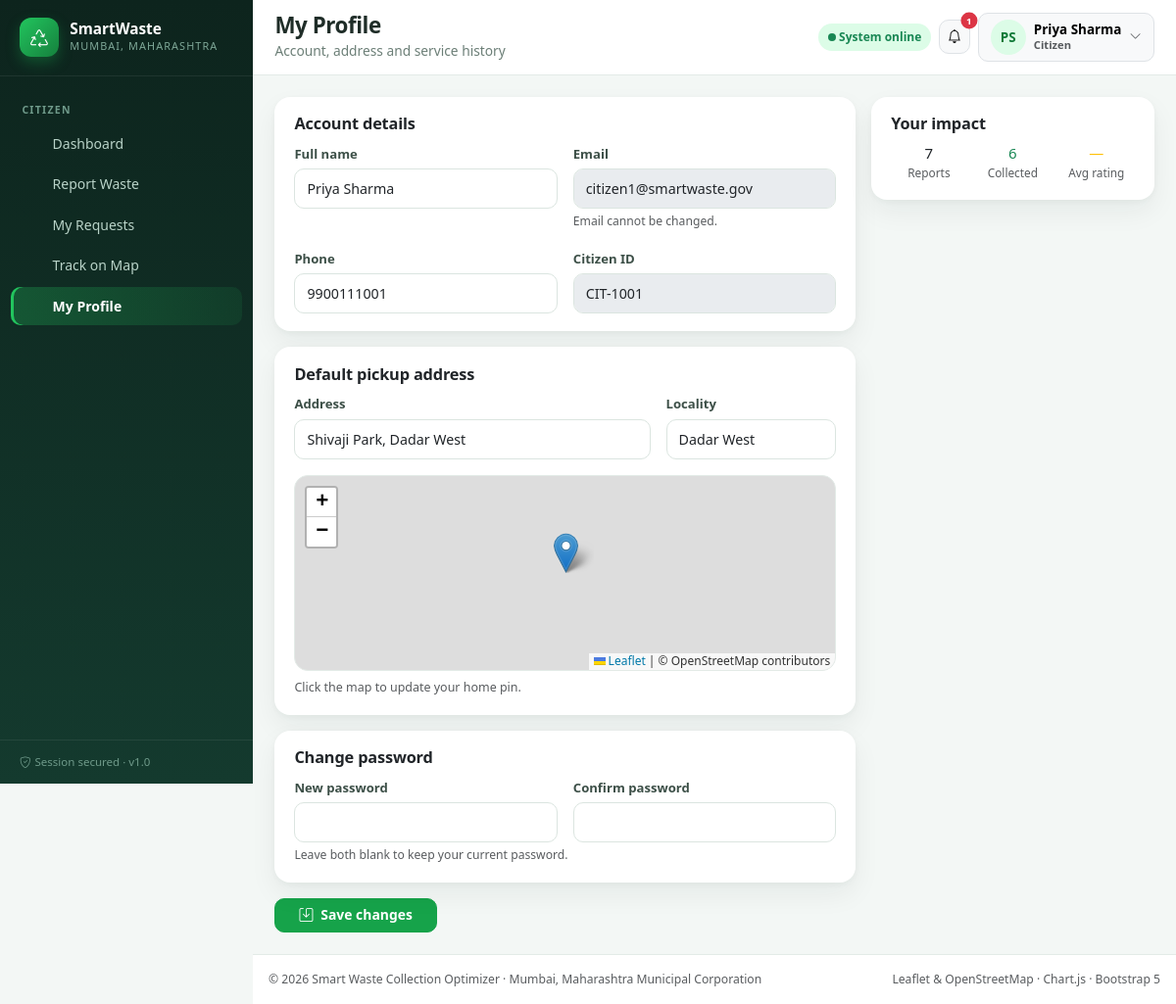
The page /citizen/profile.php (signed in) on the database its author committed.
### tables this page shows
CREATE TABLE `users` (
  `id`            INT UNSIGNED NOT NULL AUTO_INCREMENT,
  `full_name`     VARCHAR(120)  NOT NULL,
  `email`         VARCHAR(150)  NOT NULL,
  `password_hash` VARCHAR(255)  NOT NULL,           
  `phone`         VARCHAR(20)   DEFAULT NULL,
  `role`          ENUM('citizen','admin','worker') NOT NULL DEFAULT 'citizen',
  `status`        ENUM('active','inactive') NOT NULL DEFAULT 'active',
  `avatar`        VARCHAR(255)  DEFAULT NULL,
  `last_login_at` DATETIME      DEFAULT NULL,
  `password_reset_token`   VARCHAR(255) DEFAULT NULL,  
  `password_reset_expires` DATETIME     DEFAULT NULL,  
  `created_at`    TIMESTAMP     NOT NULL DEFAULT CURRENT_TIMESTAMP,
  `updated_at`    TIMESTAMP     NOT NULL DEFAULT CURRENT_TIMESTAMP ON UPDATE CURRENT_TIMESTAMP,
  PRIMARY KEY (`id`),
  UNIQUE KEY `uq_users_email` (`email`),
  KEY `idx_users_role` (`role`)
);

CREATE TABLE `citizens` (
  `id`           INT UNSIGNED NOT NULL AUTO_INCREMENT,
  `user_id`      INT UNSIGNED NOT NULL,
  `citizen_code` VARCHAR(20)  NOT NULL,
  `address`      VARCHAR(255) DEFAULT NULL,
  `city`         VARCHAR(80)  DEFAULT 'Mumbai',
  `locality`     VARCHAR(120) DEFAULT NULL,
  `latitude`     DECIMAL(10,7) DEFAULT NULL,
  `longitude`    DECIMAL(10,7) DEFAULT NULL,
  `total_reports` INT UNSIGNED NOT NULL DEFAULT 0,
  `created_at`   TIMESTAMP    NOT NULL DEFAULT CURRENT_TIMESTAMP,
  PRIMARY KEY (`id`),
  UNIQUE KEY `uq_citizens_user` (`user_id`),
  UNIQUE KEY `uq_citizens_code` (`citizen_code`),
  CONSTRAINT `fk_citizens_user` FOREIGN KEY (`user_id`)
      REFERENCES `users` (`id`) ON DELETE CASCADE ON UPDATE CASCADE
);

### includes/functions.php (called while the page is built, shortened)
<?php
require_once __DIR__ . '/../config/database.php';
function e($value): string
{
    return htmlspecialchars((string) $value, ENT_QUOTES, 'UTF-8');
}

### includes/auth.php (called while the page is built, shortened)
<?php
require_once __DIR__ . '/functions.php';
function current_user_id(): ?int
{
    return isset($_SESSION['user_id']) ? (int) $_SESSION['user_id'] : null;
}
function current_user(): ?array
{
    static $cache = null;
    static $cachedId = -1;
    $id = current_user_id();
    if ($cache !== null && $cachedId === $id) {
        return $cache;
    }
    $cache = db_row('SELECT * FROM users WHERE id = ? AND status = "active"', [$id]);
    $cachedId = $id;
    return $cache;
}
function current_citizen(): ?array
{
    $id = current_user_id();
    $cache = db_row('SELECT * FROM citizens WHERE user_id = ? LIMIT 1', [$id]);
    return $cache;
}

### config/database.php (called while the page is built, shortened)
<?php
function db(): PDO
{
    static $pdo = null;
    if ($pdo instanceof PDO) {
        return $pdo;
    }
    $dsn = sprintf(
        'mysql:host=%s;port=%s;dbname=%s;charset=%s',
        DB_HOST,
        DB_PORT,
        DB_NAME,
        DB_CHARSET
    );
    $options = [
        PDO::ATTR_ERRMODE            => PDO::ERRMODE_EXCEPTION,
        PDO::ATTR_DEFAULT_FETCH_MODE => PDO::FETCH_ASSOC,
        PDO::ATTR_EMULATE_PREPARES   => false,
        PDO::ATTR_STRINGIFY_FETCHES  => false,
    ];
    try {
        $pdo = new PDO($dsn, DB_USER, DB_PASS, $options);
    } catch (PDOException $e) {
        http_response_code(500);
        if (APP_DEBUG) {
            exit('Database connection failed: ' . $e->getMessage());
        }
        error_log('DB connection failed: ' . $e->getMessage());
        exit('Database connection failed. Please check config/database.php.');
    }
    return $pdo;
}
function db_query(string $sql, array $params = []): PDOStatement
{
    $stmt = db()->prepare($sql);
    $stmt->execute($params);
    return $stmt;
}
function db_row(string $sql, array $params = []): ?array
{
    $row = db_query($sql, $params)->fetch();
    return $row === false ? null : $row;
}
function db_all(string $sql, array $params = []): array
{
    return db_query($sql, $params)->fetchAll();
}
function db_value(string $sql, array $params = [], $default = null)
{
    $val = db_query($sql, $params)->fetchColumn();
    return $val === false ? $default : $val;
}

### citizen/profile.php (the view, shortened to what this page needs)
<?php
require_once __DIR__ . '/../includes/auth.php';
$user    = current_user();
$citizen = current_citizen() ?? [];
$myRequests = db_all('SELECT * FROM waste_requests WHERE citizen_id = ? ORDER BY created_at DESC',
                     [(int) ($citizen['id'] ?? 0)]);
$rated = array_filter($myRequests, fn($r) => $r['citizen_rating'] !== null);
$avgRating = $rated ? round(array_sum(array_map(fn($r) => (int) $r['citizen_rating'], $rated)) / count($rated), 1) : 0;
$pageTitle    = 'My Profile';
$pageSubtitle = 'Account, address and service history';
$activeNav    = 'profile';
require __DIR__ . '/../includes/header.php';
?>
<div class="row g-3">
  <div class="col-lg-8">
    <form method="post">
      <div class="card card-soft mb-3">
        <div class="card-body">
          <h5 class="section-title">Account details</h5>
          <div class="row g-3">
            <div class="col-md-6">
              <label class="form-label fw-600">Full name</label>
              <input type="text" name="full_name" class="form-control" required value="<?= e($user['full_name']) ?>">
            </div>
            <div class="col-md-6">
              <label class="form-label fw-600">Email</label>
              <input type="email" class="form-control" value="<?= e($user['email']) ?>" disabled>
              <div class="form-text">Email cannot be changed.</div>
            </div>
            <div class="col-md-6">
              <label class="form-label fw-600">Phone</label>
              <input type="tel" name="phone" class="form-control" value="<?= e($user['phone'] ?? '') ?>">
            </div>
            <div class="col-md-6">
              <label class="form-label fw-600">Citizen ID</label>
              <input type="text" class="form-control mono" value="<?= e($citizen['citizen_code'] ?? '—') ?>" disabled>
            </div>
          </div>
        </div>
      </div>
      <div class="card card-soft mb-3">
        <div class="card-body">
          <h5 class="section-title">Default pickup address</h5>
          <div class="row g-3">
            <div class="col-md-8">
              <label class="form-label fw-600">Address</label>
              <input type="text" name="address" class="form-control" required value="<?= e($citizen['address'] ?? '') ?>">
            </div>
            <div class="col-md-4">
              <label class="form-label fw-600">Locality</label>
              <input type="text" name="locality" class="form-control" value="<?= e($citizen['locality'] ?? '') ?>">
            </div>
            <div class="col-12">
              <div id="profileMap" style="height:200px;border-radius:14px;border:1px solid var(--sw-line)"
                   data-lat="<?= e($citizen['latitude'] ?? '') ?>" data-lng="<?= e($citizen['longitude'] ?? '') ?>"></div>
              <p class="text-muted mt-2 mb-0" style="font-size:.78rem">Click the map to update your home pin.</p>
            </div>
          </div>
        </div>
      </div>
      <div class="card card-soft mb-3">
        <div class="card-body">
          <h5 class="section-title">Change password</h5>
          <div class="row g-3">
            <div class="col-md-6">
              <label class="form-label fw-600">New password</label>
              <input type="password" name="new_password" class="form-control" minlength="6" autocomplete="new-password">
            </div>
            <div class="col-md-6">
              <label class="form-label fw-600">Confirm password</label>
              <input type="password" name="confirm_password" class="form-control" minlength="6" autocomplete="new-password">
            </div>
          </div>
          <p class="form-text mb-0">Leave both blank to keep your current password.</p>
        </div>
      </div>
      <button class="btn btn-success px-4"><i class="bi bi-save me-2"></i>Save changes</button>
    </form>
  </div>
  <div class="col-lg-4">
    <div class="card card-soft mb-3">
      <div class="card-body">
        <h5 class="section-title">Your impact</h5>
        <div class="row text-center g-2">
          <div class="col-4">
            <div class="kpi-value"><?= count($myRequests) ?></div>
            <div class="text-muted" style="font-size:.74rem">Reports</div>
          </div>
          <div class="col-4">
            <div class="kpi-value text-success">
              <?= count(array_filter($myRequests, fn($r) => in_array($r['status'], ['collected','verified'], true))) ?>
            </div>
            <div class="text-muted" style="font-size:.74rem">Collected</div>
          </div>
          <div class="col-4">
            <div class="kpi-value text-warning"><?= $avgRating ?: '—' ?></div>
            <div class="text-muted" style="font-size:.74rem">Avg rating</div>
          </div>
        </div>
      </div>
    </div>
  </div>
</div>
<?php
require __DIR__ . '/../includes/footer.php';

### includes/header.php (shortened to what this page needs)
<?php
require_once __DIR__ . '/auth.php';
$pageTitle    = $pageTitle    ?? APP_NAME;
$pageSubtitle = $pageSubtitle ?? '';
$activeNav    = $activeNav    ?? '';
$bodyClass    = $bodyClass    ?? '';
$user         = current_user();
$role         = current_role();
$unread = 0;
if ($user) {
    $unread = (int) db_value('SELECT COUNT(*) FROM notifications WHERE user_id = ? AND is_read = 0', [$user['id']], 0);
}
function nav_items(string $role): array
{
    return [
        'home'    => ['bi-house-door',   'Dashboard',    '/citizen/dashboard.php'],
        'report'  => ['bi-megaphone',    'Report Waste', '/citizen/report.php'],
        'reqs'    => ['bi-list-ul',      'My Requests',  '/citizen/requests.php'],
        'track'   => ['bi-geo-alt',      'Track on Map', '/citizen/track.php'],
        'profile' => ['bi-person-circle','My Profile',   '/citizen/profile.php'],
    ];
}
$NAV = nav_items($role ?? 'citizen');
$roleLabel = ['admin' => 'Municipal Authority', 'worker' => 'Collection Team', 'citizen' => 'Citizen'][$role ?? 'citizen'] ?? 'Guest';
$initials = function_exists('mb_substr')
    ? mb_strtoupper(mb_substr($user['full_name'] ?? 'G', 0, 1) . mb_substr(explode(' ', $user['full_name'] ?? 'U')[1] ?? '', 0, 1))
    : strtoupper(substr($user['full_name'] ?? 'G', 0, 2));
?>
<!DOCTYPE html>
<html lang="en">
<head>
<link href="https://cdn.jsdelivr.net/npm/bootstrap@5.3.3/dist/css/bootstrap.min.css" rel="stylesheet">
<link href="https://cdn.jsdelivr.net/npm/bootstrap-icons@1.11.3/font/bootstrap-icons.min.css" rel="stylesheet">
<link href="https://unpkg.com/leaflet@1.9.4/dist/leaflet.css" rel="stylesheet">
<link href="<?= APP_URL ?>/assets/css/style.css" rel="stylesheet">
</head>
<body class="<?= e($bodyClass) ?>">
<div class="app-shell">
  <aside class="sidebar" id="appSidebar">
    <div class="sidebar-brand">
      <div class="logo"><i class="bi bi-recycle"></i></div>
      <div>
        <div class="brand-name"><?= e(APP_SHORT) ?></div>
        <div class="brand-sub"><?= e(APP_CITY) ?></div>
      </div>
    </div>
    <nav class="sidebar-nav">
      <div class="nav-label"><?= e($roleLabel) ?></div>
      <?php foreach ($NAV as $key => [$icon, $label, $url]):
        $badge = nav_badge($key); ?>
        <a class="nav-link <?= $activeNav === $key ? 'active' : '' ?>" href="<?= e(APP_URL . $url) ?>">
          <i class="bi bi-<?= e($icon) ?>"></i><span><?= e($label) ?></span>
        </a>
      <?php endforeach; ?>
    </nav>
    <div class="sidebar-footer">
      <i class="bi bi-shield-check me-1"></i>Session secured &middot; v1.0
    </div>
  </aside>
  <div class="app-main">
    <header class="topbar">
      <div class="flex-grow-1 min-w-0">
        <h1 class="page-title text-truncate"><?= e($pageTitle) ?></h1>
        <?php if ($pageSubtitle): ?>
          <p class="page-sub text-truncate"><?= e($pageSubtitle) ?></p>
        <?php endif; ?>
      </div>
      <div class="d-flex align-items-center gap-2">
        <span class="d-none d-md-inline pill bg-success-subtle text-success">
          <span class="status-dot bg-success"></span> System online
        </span>
        <div class="dropdown">
          <button class="btn btn-light border position-relative px-2" data-bs-toggle="dropdown" aria-label="Notifications">
            <i class="bi bi-bell"></i>
            <?php if ($unread > 0): ?>
              <span class="position-absolute top-0 start-100 translate-middle badge rounded-pill bg-danger" style="font-size:.6rem">
                <?= $unread > 9 ? '9+' : $unread ?>
              </span>
            <?php endif; ?>
          </button>
        </div>
        <div class="dropdown">
          <button class="btn btn-light border d-flex align-items-center gap-2" data-bs-toggle="dropdown">
            <span class="avatar-circle"><?= e($initials) ?></span>
            <span class="d-none d-sm-inline text-start lh-sm">
              <span class="d-block fw-600" style="font-size:.84rem"><?= e($user['full_name'] ?? 'Guest') ?></span>
              <span class="d-block text-muted" style="font-size:.7rem"><?= e($roleLabel) ?></span>
            </span>
            <i class="bi bi-chevron-down small text-muted"></i>
          </button>
        </div>
      </div>
    </header>
    <main class="content">

### rows shown on the page
users: full_name "PS", full_name "Priya Sharma", email "citizen1@smartwaste.gov", phone "9900111001"
citizens: citizen_code "CIT-1001", address "Shivaji Park, Dadar West", locality "Dadar West"

### other values the page prints
APP_SHORT "SmartWaste"
APP_CITY "MUMBAI, MAHARASHTRA"
$roleLabel "CITIZEN"
$label "Dashboard"
$label "Report Waste"
$label "My Requests"
$label "Track on Map"
$label "My Profile"
$pageTitle "My Profile"
$pageSubtitle "Account, address and service history"
$unread "1"
$roleLabel "Citizen"
count($myRequests) "7"
$avgRating ?: '—' "—"
APP_NAME "Smart Waste Collection Optimizer"
